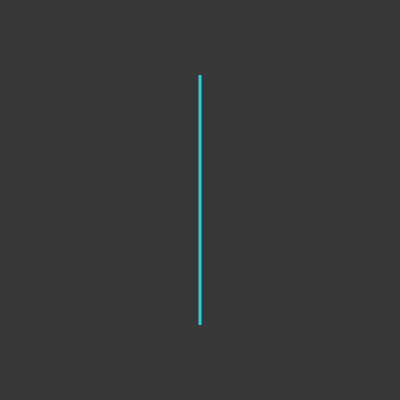
Frame 1 (no input)
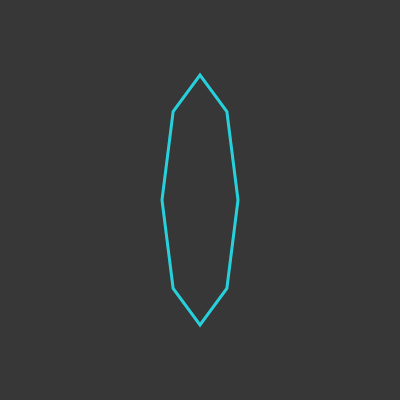
Frame 60 (no input)
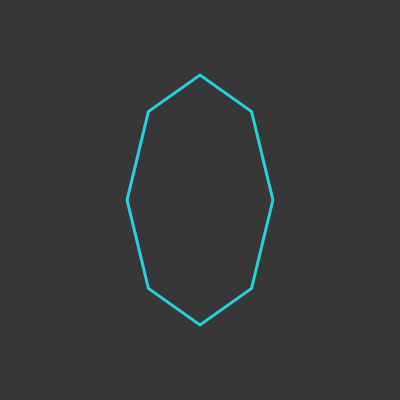
Frame 120 (the mouse pressed at the canvas centre since frame 60)

The p5.js sketch that drew these frames (run headless with seeded random() and noise() and a simulated clock; from frame 60 on, the mouse is pressed at the canvas centre):

// p5.js sketch
// ── sketch.js
let grow = 0

function setup() {
  createCanvas(400, 400);
  noFill()
  stroke(39, 209, 220)
  strokeWeight(3)
  angleMode(DEGREES)
}

function draw() {
  background(55, 55, 55);
  let vertices = 8
  let angle = 360/vertices
  let r = 125
  beginShape()
  for (let i = 0; i < 360; i += angle) {
    let x = cos(i) * (sin(grow) * r) + width/2
    let y = sin(i) * r + height/2
    vertex(x, y)
  }
  endShape(CLOSE)
  grow += 0.3
}
